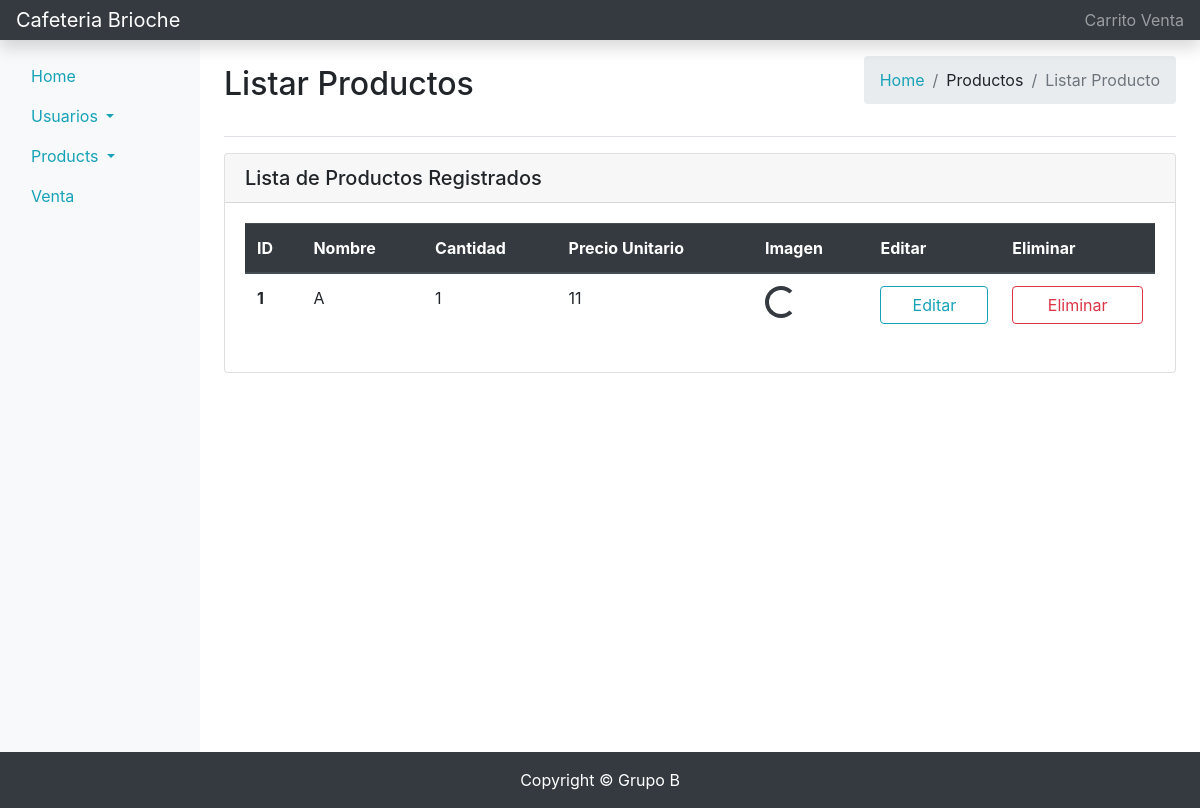
Screenshot of /producto/listar with the database file from the repository.
### tables this page shows
CREATE TABLE PRODUCTO(IDPRODUCTO INTEGER PRIMARY KEY AUTOINCREMENT,NOMBRE VARCHAR(128) NOT NULL,CANTIDAD INT,PRECIO_UNITARIO INT,IMAGEN VARCHAR(512));

### Flask/app.py (the view)
@app.route("/producto/listar", methods=['GET', 'POST'])
def listarProducto():
    with sqlite3.connect("brioche.db") as con:
        cur = con.cursor()
        cur.execute("SELECT * FROM PRODUCTO")
        data = cur.fetchall()
    return render_template("list-producto.html", data=data)

### Flask/templates/list-producto.html (shortened to what this page needs)
<!DOCTYPE html>
<html lang="es">
  <head>
    <link
      rel="stylesheet"
      href="https://cdn.jsdelivr.net/npm/bootstrap@4.5.3/dist/css/bootstrap.min.css"
    />
  </head>
  <body>
    <nav
      class="navbar navbar-dark sticky-top bg-dark flex-md-nowrap p-0 shadow"
    >
      <a class="navbar-brand col-md-3 col-lg-2 mr-0 px-3" href="#">Cafeteria Brioche</a>
      <ul class="navbar-nav px-3">
        <li class="nav-item text-nowrap">
          <a href="#" class="nav-link">Carrito Venta</a>
        </li>
      </ul>
    </nav>
    <div class="container-fluid">
      <div class="row">
        <nav
          class="col-md-3 col-lg-2 d-md-block bg-light sidebar collapse"
          id="sidebarMenu"
        >
          <div class="sidebar-stiky pt-3">
            <ul class="nav flex-column">
              <li class="nav-item">
                <a href="/home" class="nav-link">
                  <span data-feather="home">Home</span>
                </a>
              </li>
              <li class="nav-item">
                <a href="#userSubmenu" class="nav-link active dropdown-toggle" data-toggle="collapse" aria-expanded="false" class="dropdown-toggle">
                  <span data-feather="shopping-cart">Usuarios</span>
                </a>
              </li>
              <li class="nav-item">
                <a
                  href="#homeSubmenu"
                  class="nav-link active dropdown-toggle"
                  data-toggle="collapse"
                  aria-expanded="false"
                >
                  <span data-feather="shopping-cart">Products</span>
                </a>
              </li>
              <li class="nav-item">
                <a href="/ventas" class="nav-link">
                <span data-feather="home">Venta</span>
                </a>
            </li>
            </ul>
          </div>
        </nav>
        <main role="main" class="col-md-9 ml-sm-auto col-lg-10 px-md-4">
          <div
            class="d-flex justify-content-between flex-wrap flex-md-nowrap align-items-center pt-3 pb-3 mb-3 border-bottom"
          >
            <h1 class="h2">Listar Productos</h1>
            <nav aria-label="breadcrumb">
              <ol class="breadcrumb">
                <li class="breadcrumb-item"><a href="#">Home</a></li>
                <li class="breadcrumb-item">Productos</li>
                <li class="breadcrumb-item active" aria-current="page">
                  Listar Producto
                </li>
              </ol>
            </nav>
          </div>
          <div class="card">
            <h5 class="card-header">Lista de Productos Registrados</h5>
            <div class="card-body">
              <table class="table">
                <thead class="thead-dark">
                  <tr>
                    <th scope="col">ID</th>
                    <th scope="col">Nombre</th>
                    <th scope="col">Cantidad</th>
                    <th scope="col">Precio Unitario</th>
                    <th scope="col">Imagen</th>
                    <th scope="col">Editar</th>
                    <th scope="col">Eliminar</th>
                  </tr>
                </thead>
                <tbody>
                  {% for row in data %}
                  <tr>
                    <th scope="row">{{row[0]}}</th>
                    <td>{{row[1]}}</td>
                    <td>{{row[2]}}</td>
                    <td>{{row[3]}}</td>
                    {% if row[4] %}
                    <td><img src="{{url_for('static', filename='images/'+row[4])}}" alt="producto" width="100px"></td>
                    {% else %}
                    <td>
                      <div class="spinner-border text-dark" role="status">
                      </div>
                    </td>
                    {% endif %}
                    <td>
                      <button
                        type="button"
                        class="btn btn-outline-info btn-block"
                      >
                        Editar
                      </button>
                    </td>
                    <td>
                      <button
                        type="button"
                        class="btn btn-outline-danger btn-block"
                      >
                        Eliminar
                      </button>
                    </td>
                  </tr>
                  {% endfor %}
                </tbody>
              </table>
            </div>
          </div>
        </main>
        <footer class="footer mt-auto py-3 bg-dark text-white">
          <div class="container text-center">
            <span>Copyright &copy; Grupo B</span>
          </div>
        </footer>
      </div>
    </div>
  </body>
</html>

### Flask/templates/list-producto.html (style rules this page uses)
.sidebar { min-height: 89vh; }
.footer { position: bottom; bottom: 0; width: 100%; }
.mt-auto, .my-auto { margin-top: auto !important; }
a { color: #17a2b8; }

### rows the page displays
PRODUCTO: IDPRODUCTO "1", NOMBRE "A", CANTIDAD "1", PRECIO_UNITARIO "11"
